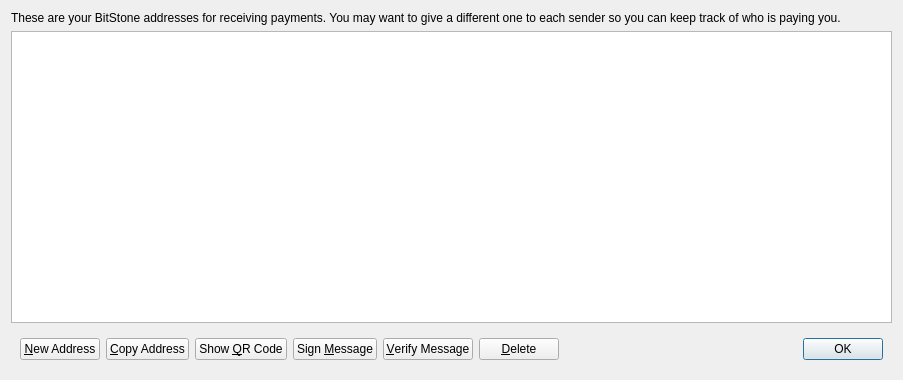
<?xml version="1.0" encoding="UTF-8"?>
<ui version="4.0">
 <class>AddressBookPage</class>
 <widget class="QWidget" name="AddressBookPage">
  <property name="geometry">
   <rect>
    <x>0</x>
    <y>0</y>
    <width>903</width>
    <height>380</height>
   </rect>
  </property>
  <property name="windowTitle">
   <string>Address Book</string>
  </property>
  <layout class="QVBoxLayout" name="verticalLayout">
   <item>
    <widget class="QLabel" name="labelExplanation">
     <property name="text">
      <string>These are your BitStone addresses for receiving payments. You may want to give a different one to each sender so you can keep track of who is paying you.</string>
     </property>
     <property name="textFormat">
      <enum>Qt::PlainText</enum>
     </property>
     <property name="wordWrap">
      <bool>true</bool>
     </property>
    </widget>
   </item>
   <item>
    <widget class="QTableView" name="tableView">
     <property name="contextMenuPolicy">
      <enum>Qt::CustomContextMenu</enum>
     </property>
     <property name="toolTip">
      <string>Double-click to edit address or label</string>
     </property>
     <property name="tabKeyNavigation">
      <bool>false</bool>
     </property>
     <property name="alternatingRowColors">
      <bool>true</bool>
     </property>
     <property name="selectionMode">
      <enum>QAbstractItemView::SingleSelection</enum>
     </property>
     <property name="selectionBehavior">
      <enum>QAbstractItemView::SelectRows</enum>
     </property>
     <property name="sortingEnabled">
      <bool>true</bool>
     </property>
     <attribute name="verticalHeaderVisible">
      <bool>false</bool>
     </attribute>
    </widget>
   </item>
   <item>
    <widget class="QWidget" name="buttonBar" native="true">
     <layout class="QHBoxLayout" name="horizontalLayout">
      <item>
       <widget class="QPushButton" name="newAddressButton">
        <property name="toolTip">
         <string>Create a new address</string>
        </property>
        <property name="text">
         <string>&amp;New Address</string>
        </property>
       </widget>
      </item>
      <item>
       <widget class="QPushButton" name="copyToClipboard">
        <property name="toolTip">
         <string>Copy the currently selected address to the system clipboard</string>
        </property>
        <property name="text">
         <string>&amp;Copy Address</string>
        </property>
       </widget>
      </item>
      <item>
       <widget class="QPushButton" name="showQRCode">
        <property name="text">
         <string>Show &amp;QR Code</string>
        </property>
       </widget>
      </item>
      <item>
       <widget class="QPushButton" name="signMessage">
        <property name="toolTip">
         <string>Sign a message to prove you own a BitStone address</string>
        </property>
        <property name="text">
         <string>Sign &amp;Message</string>
        </property>
       </widget>
      </item>
      <item>
       <widget class="QPushButton" name="verifyMessage">
        <property name="toolTip">
         <string>Verify a message to ensure it was signed with a specified BitStone address</string>
        </property>
        <property name="text">
         <string>&amp;Verify Message</string>
        </property>
       </widget>
      </item>
      <item>
       <widget class="QPushButton" name="deleteButton">
        <property name="toolTip">
         <string>Delete the currently selected address from the list</string>
        </property>
        <property name="text">
         <string>&amp;Delete</string>
        </property>
       </widget>
      </item>
      <item>
       <spacer name="horizontalSpacer">
        <property name="orientation">
         <enum>Qt::Horizontal</enum>
        </property>
        <property name="sizeHint" stdset="0">
         <size>
          <width>40</width>
          <height>20</height>
         </size>
        </property>
       </spacer>
      </item>
      <item>
       <widget class="QDialogButtonBox" name="buttonBox">
        <property name="sizePolicy">
         <sizepolicy hsizetype="Maximum" vsizetype="Fixed">
          <horstretch>0</horstretch>
          <verstretch>0</verstretch>
         </sizepolicy>
        </property>
        <property name="standardButtons">
         <set>QDialogButtonBox::Ok</set>
        </property>
       </widget>
      </item>
     </layout>
    </widget>
   </item>
  </layout>
 </widget>
 <resources/>
 <connections/>
</ui>
